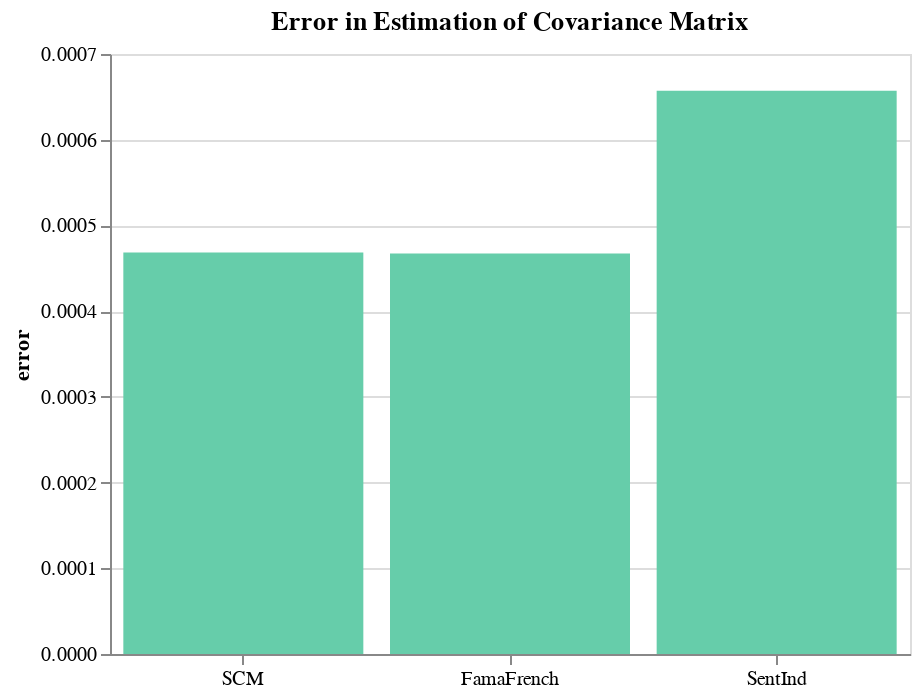

Source (notebook cell):
### Markdown cell above
- Try different kappas (at least 3 values in (0,1)) and multiple robust noisy solutions to check for sensitivity using the two different factor models. Comment on the differences/similarities of results for both cases of Sigma.

### Code cell
Sigma_true = X_tst.cov()

ntype = "fro"  # Frobenious
error = pd.DataFrame({
    "SCM": norm(X_trn.cov().to_numpy() - Sigma_true.to_numpy(), ord=ntype),
    "FamaFrench": norm(fama_french_3F(X_trn) - Sigma_true.to_numpy(), ord=ntype),
    "SentInd": norm(sentiment_ind(X_trn) - Sigma_true.to_numpy(), ord=ntype)
}, index=[0])

order = ["SCM", "FamaFrench", "SentInd"]
alt.Chart(error.melt(value_name='error')).mark_bar().encode(
    x = alt.X('variable', title='', axis=alt.Axis(labelAngle=0), sort=order),
    y = 'error',
    color = alt.value("mediumaquamarine")
).properties(
    title="Error in Estimation of Covariance Matrix",
    height=300,
    width=400
)

### Figure 1 — Vega-Lite specification as saved in the notebook (floating-point values rounded to 4 significant figures)
{"config": {"view": {"continuousWidth": 300, "continuousHeight": 300}}, "data": {"name": "data-5956882ffa891822f1bf00b6e053818e"}, "mark": {"type": "bar"}, "encoding": {"color": {"value": "mediumaquamarine"}, "x": {"axis": {"labelAngle": 0}, "field": "variable", "sort": ["SCM", "FamaFrench", "SentInd"], "title": "", "type": "nominal"}, "y": {"field": "error", "type": "quantitative"}}, "height": 300, "title": "Error in Estimation of Covariance Matrix", "width": 400, "$schema": "https://vega.github.io/schema/vega-lite/v5.17.0.json", "datasets": {"data-5956882ffa891822f1bf00b6e053818e": [{"variable": "SCM", "error": 0.0004684}, {"variable": "FamaFrench", "error": 0.0004672}, {"variable": "SentInd", "error": 0.0006572}]}}
